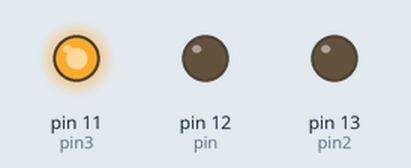
This sketch was run on a simulated Arduino Uno, built with avr-gcc and run on an emulated ATmega328P. On the bench: output pins drawn as LEDs (lit = HIGH).

Above: at 3.5 s.
At 10.6 s:
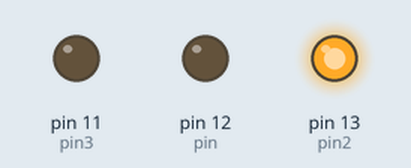
At 14.22 s:
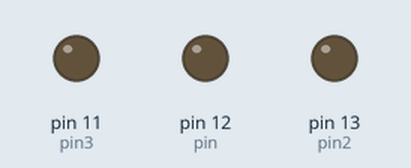
At 16.1 s:
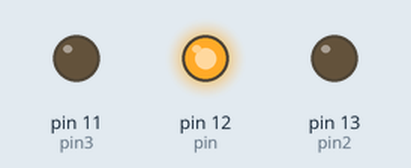
Timing chart, 0 to 21.9 s (numbered marks = the images above):
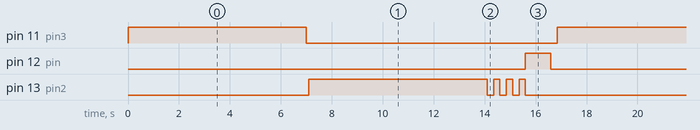

The sketch:

trafficLight.ino
```cpp
int pin = 12;
int pin2 = 13;
int pin3 = 11;
int dT = 100;
int dT2 = 7000;
int dT3 = 250;
int dT4 = 1000;
int i;

void setup()
{
  pinMode(12, OUTPUT);
  pinMode(13, OUTPUT);
  pinMode(11, OUTPUT);
}
void loop()
{
  digitalWrite(pin3, HIGH);
  delay(dT2);
  digitalWrite(pin3, LOW);
  delay(dT);

  digitalWrite(pin2, HIGH);
  delay(dT2);
  for (i = 0; i < 3; i++)
  {
    digitalWrite(pin2, LOW);
    delay(dT3);
    digitalWrite(pin2, HIGH);
    delay(dT3);
  }
  digitalWrite(pin2, LOW);
  digitalWrite(pin, HIGH);
  delay(dT4);
  digitalWrite(pin, LOW);
  delay(dT3);
}
```

Measured:
- by itself, pin 11 (pin3): alternates HIGH for 7.0 s and LOW for 9.9 s
- by itself, pin 12 (pin): alternates HIGH for 1.0 s and LOW for 15.9 s
- by itself, pin 13 (pin2): repeats every 16.9 s: 3 × (LOW 0.25 s, HIGH 0.25 s), LOW 8.4 s, HIGH 7.0 s
